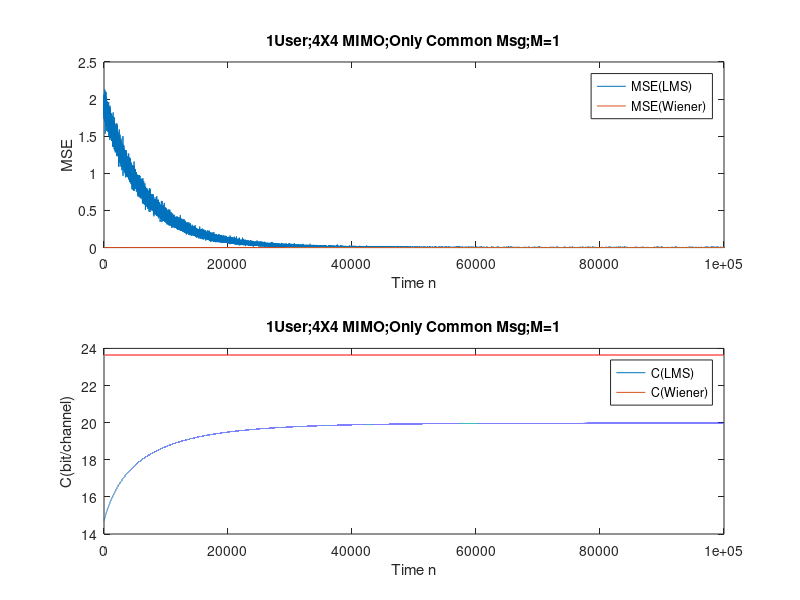

Reproduce this figure in MATLAB.
%1 user, 4X4 MIMO Channel
%calculate G 
%calculate MSE
clc
clear


vc(:,1)=[1.4291 - 0.6656i;0.0183 - 1.1054i];
vc(:,2)=[0.8221 - 0.3290i;0.3581 + 0.1167i];
vp(:,1)=[1.9629 + 0.1063i;2.0188 + 0.3712i];
vp(:,2)=[-0.0221 - 1.3322i;-0.4321 + 1.5764i];

vc(:,1)=vc(:,1)/norm(vc(:,1));
vc(:,2)=vc(:,2)/norm(vc(:,2));
vp(:,1)=vp(:,1)/norm(vp(:,1));
vp(:,2)=vp(:,2)/norm(vp(:,2));

vp(:,1)=[0;0];
vp(:,2)=[0;0];


gc(:,1) = [-0.9072 + 0.2915i;-1.1637 - 0.6096i];
gp(:,1) = [1.1707 - 0.0211i;-0.6295 - 1.1422i];
gc(:,2) = [1.0489 - 0.1224i;-1.7782 - 2.3879i];
gp(:,2) = [0.1764 - 1.7156i;0.8745 + 0.4395i];

gc(:,1)=gc(:,1)/norm(gc(:,1));
gc(:,2)=gc(:,2)/norm(gc(:,2));
gp(:,1)=gp(:,1)/norm(gp(:,1));
gp(:,2)=gp(:,2)/norm(gp(:,2));

gp(:,1)=[0;0];
gp(:,2)=[0;0];


G = [gc(:,1);gc(:,2)];

H{1,1}=(1/sqrt(2))*[-0.9704 + 0.4012i (1.9144 - 0.3561i);(0.4516 - 1.4800i) 0.0501 - 0.1627i];
H{1,2}=0.8*(1/sqrt(2))*[-0.6337 + 0.8001i (-1.1485 + 0.2689i);(0.4516 - 1.4800i) -0.6651 - 0.9268i];
H{2,1}=0.8*(1/sqrt(2))*[-0.0165 + 0.9251i (-1.0463 - 0.5763i);(-0.1497 - 1.5829i) -0.7804 - 0.4109i];
H{2,2}=(1/sqrt(2))*[-0.9313 + 0.8060i (0.7313 + 0.0698i);(-0.2850 + 1.1345i) -0.5113 - 0.1662i];

B=[H{1,1} H{1,2};H{2,1} H{2,2}];


sigma = sqrt(10^(-3));
StepSize = 10^(-5);
x = zeros(1,10^(7));
xp(:,1) = zeros(1,10^(7));
xp(:,2) = zeros(1,10^(7));
MSE_LMS = zeros(1,10^(7));
MSE_Wiener = zeros(1,10^(7));
C_LMS = zeros(1,10^(7));
C_Wiener = zeros(1,10^(7));

G_Wiener = inv( B*[vc(:,1);vc(:,2)]*[vc(:,1);vc(:,2)]'*B'+ eye(4)*sigma^2    )*B*[vc(:,1);vc(:,2)];

for iter = 1:10^(5) 
    
    iter
    
        if rand-0.5 >= 0
                    x(iter) = 1;
                else
                    x(iter) = -1;
        end

        

            u(:,1) = [0;0];
            u(:,2) = [0;0];
            for j = 1:2
                    u(:,1) = u(:,1) + H{1,j}*( vc(:,j)*x(iter) );
                    u(:,2) = u(:,2) + H{2,j}*( vc(:,j)*x(iter) );
            end
            u(:,1) = u(:,1)+ sigma*(1/sqrt(2))*[randn(1,1)+1i*randn(1,1);randn(1,1)+1i*randn(1,1)];
            u(:,2) = u(:,2)+ sigma*(1/sqrt(2))*[randn(1,1)+1i*randn(1,1);randn(1,1)+1i*randn(1,1)];

    
           
       G = G+StepSize*[u(:,1);u(:,2)]*conj(x(iter)-G'*[u(:,1);u(:,2)]);
       
      
       
       MSE_LMS(iter) = (G'*[u(:,1);u(:,2)]- x(iter))'*(G'*[u(:,1);u(:,2)]- x(iter));
       MSE_Wiener(iter) = (G_Wiener'*[u(:,1);u(:,2)]- x(iter))'*(G_Wiener'*[u(:,1);u(:,2)]- x(iter));
       
       
      
       SINR_C(1)=(   norm( [G(1,1);G(2,1)]'*H{1,1}*vc(:,1)+[G(1,1);G(2,1)]'*H{1,2}*vc(:,2) )^2   )/( norm( [G(1,1);G(2,1)]'*sigma^2*[G(1,1);G(2,1)] )    );
       SINR_C(2)=(   norm( [G(3,1);G(4,1)]'*H{2,1}*vc(:,1)+[G(3,1);G(4,1)]'*H{2,2}*vc(:,2) )^2   )/( norm( [G(3,1);G(4,1)]'*sigma^2*[G(3,1);G(4,1)] )    );
       C_LMS(iter)=log2(1+SINR_C(1))+log2(1+SINR_C(2)); 
   
       SINR_C_Wiener(1)=(   norm( [G_Wiener(1,1);G_Wiener(2,1)]'*H{1,1}*vc(:,1)+[G_Wiener(1,1);G_Wiener(2,1)]'*H{1,2}*vc(:,2) )^2   )/( norm( [G_Wiener(1,1);G_Wiener(2,1)]'*sigma^2*[G_Wiener(1,1);G_Wiener(2,1)] )    );
       SINR_C_Wiener(2)=(   norm( [G_Wiener(3,1);G_Wiener(4,1)]'*H{2,1}*vc(:,1)+[G_Wiener(3,1);G_Wiener(4,1)]'*H{2,2}*vc(:,2) )^2   )/( norm( [G_Wiener(3,1);G_Wiener(4,1)]'*sigma^2*[G_Wiener(3,1);G_Wiener(4,1)] )    );
       C_Wiener(iter)=log2(1+SINR_C_Wiener(1))+log2(1+SINR_C_Wiener(2));
       
       
       


end



x=1:iter;


subplot(2,1,1)
plot(x,MSE_LMS(x),x,MSE_Wiener(x))
legend('MSE(LMS)','MSE(Wiener)')
xlabel('Time n')
ylabel('MSE')
title('1User;4X4 MIMO;Only Common Msg;M=1')

subplot(2,1,2)
plot(x,C_LMS(x),x,C_Wiener(x))
legend('C(LMS)','C(Wiener)')
xlabel('Time n')
ylabel('C(bit/channel)')
title('1User;4X4 MIMO;Only Common Msg;M=1')


